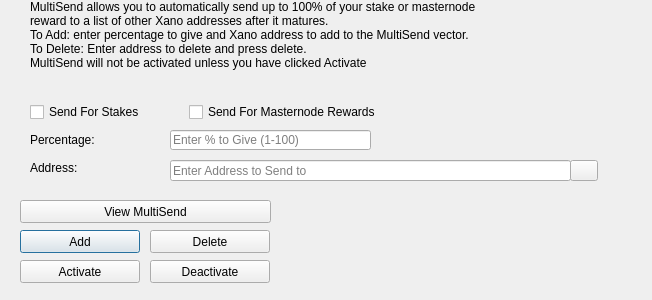
<?xml version="1.0" encoding="UTF-8"?>
<ui version="4.0">
 <class>MultiSendDialog</class>
 <widget class="QDialog" name="MultiSendDialog">
  <property name="windowModality">
   <enum>Qt::NonModal</enum>
  </property>
  <property name="geometry">
   <rect>
    <x>0</x>
    <y>0</y>
    <width>652</width>
    <height>300</height>
   </rect>
  </property>
  <property name="windowTitle">
   <string>MultiSend</string>
  </property>
  <widget class="QLineEdit" name="multiSendPercentEdit">
   <property name="geometry">
    <rect>
     <x>170</x>
     <y>130</y>
     <width>201</width>
     <height>20</height>
    </rect>
   </property>
   <property name="toolTip">
    <string>Enter whole numbers 1 - 100</string>
   </property>
   <property name="placeholderText">
    <string>Enter % to Give (1-100)</string>
   </property>
  </widget>
  <widget class="QLineEdit" name="multiSendAddressEdit">
   <property name="geometry">
    <rect>
     <x>170</x>
     <y>160</y>
     <width>401</width>
     <height>21</height>
    </rect>
   </property>
   <property name="toolTip">
    <string/>
   </property>
   <property name="placeholderText">
    <string>Enter Address to Send to</string>
   </property>
  </widget>
  <widget class="QLabel" name="label_2">
   <property name="geometry">
    <rect>
     <x>30</x>
     <y>0</y>
     <width>451</width>
     <height>121</height>
    </rect>
   </property>
   <property name="lineWidth">
    <number>1</number>
   </property>
   <property name="text">
    <string>MultiSend allows you to automatically send up to 100% of your stake or masternode reward to a list of other Xano addresses after it matures.
To Add: enter percentage to give and Xano address to add to the MultiSend vector.
To Delete: Enter address to delete and press delete.
MultiSend will not be activated unless you have clicked Activate</string>
   </property>
   <property name="alignment">
    <set>Qt::AlignLeading|Qt::AlignLeft|Qt::AlignTop</set>
   </property>
   <property name="wordWrap">
    <bool>true</bool>
   </property>
  </widget>
  <widget class="QLabel" name="message">
   <property name="geometry">
    <rect>
     <x>290</x>
     <y>200</y>
     <width>351</width>
     <height>91</height>
    </rect>
   </property>
   <property name="text">
    <string/>
   </property>
  </widget>
  <widget class="QPushButton" name="addButton">
   <property name="geometry">
    <rect>
     <x>20</x>
     <y>230</y>
     <width>120</width>
     <height>23</height>
    </rect>
   </property>
   <property name="toolTip">
    <string/>
   </property>
   <property name="statusTip">
    <string>Add to MultiSend Vector</string>
   </property>
   <property name="text">
    <string>Add</string>
   </property>
  </widget>
  <widget class="QPushButton" name="disableButton">
   <property name="geometry">
    <rect>
     <x>150</x>
     <y>260</y>
     <width>120</width>
     <height>23</height>
    </rect>
   </property>
   <property name="statusTip">
    <string>Deactivate MultiSend</string>
   </property>
   <property name="text">
    <string>Deactivate</string>
   </property>
  </widget>
  <widget class="QPushButton" name="addressBookButton">
   <property name="geometry">
    <rect>
     <x>570</x>
     <y>160</y>
     <width>28</width>
     <height>21</height>
    </rect>
   </property>
   <property name="toolTip">
    <string>Choose an address from the address book</string>
   </property>
   <property name="text">
    <string/>
   </property>
   <property name="icon">
    <iconset resource="../Xano.qrc">
     <normaloff>:/icons/address-book</normaloff>:/icons/address-book</iconset>
   </property>
   <property name="shortcut">
    <string>Alt+A</string>
   </property>
   <property name="autoDefault">
    <bool>false</bool>
   </property>
  </widget>
  <widget class="QLabel" name="label">
   <property name="geometry">
    <rect>
     <x>30</x>
     <y>130</y>
     <width>121</width>
     <height>20</height>
    </rect>
   </property>
   <property name="toolTip">
    <string>Percentage of stake to send</string>
   </property>
   <property name="text">
    <string>Percentage:</string>
   </property>
  </widget>
  <widget class="QLabel" name="label_5">
   <property name="geometry">
    <rect>
     <x>30</x>
     <y>160</y>
     <width>111</width>
     <height>16</height>
    </rect>
   </property>
   <property name="toolTip">
    <string>Address to send portion of stake to</string>
   </property>
   <property name="text">
    <string>Address:</string>
   </property>
  </widget>
  <widget class="QPushButton" name="deleteButton">
   <property name="geometry">
    <rect>
     <x>150</x>
     <y>230</y>
     <width>120</width>
     <height>23</height>
    </rect>
   </property>
   <property name="toolTip">
    <string/>
   </property>
   <property name="statusTip">
    <string>Delete Address From MultiSend Vector</string>
   </property>
   <property name="text">
    <string>Delete</string>
   </property>
  </widget>
  <widget class="QPushButton" name="activateButton">
   <property name="geometry">
    <rect>
     <x>20</x>
     <y>260</y>
     <width>120</width>
     <height>23</height>
    </rect>
   </property>
   <property name="statusTip">
    <string>Activate MultiSend</string>
   </property>
   <property name="text">
    <string>Activate</string>
   </property>
  </widget>
  <widget class="QPushButton" name="viewButton">
   <property name="geometry">
    <rect>
     <x>20</x>
     <y>200</y>
     <width>251</width>
     <height>23</height>
    </rect>
   </property>
   <property name="toolTip">
    <string/>
   </property>
   <property name="statusTip">
    <string>View MultiSend Vector</string>
   </property>
   <property name="text">
    <string>View MultiSend</string>
   </property>
  </widget>
  <widget class="QWidget" name="horizontalLayoutWidget">
   <property name="geometry">
    <rect>
     <x>30</x>
     <y>100</y>
     <width>351</width>
     <height>24</height>
    </rect>
   </property>
   <layout class="QHBoxLayout" name="horizontalLayout">
    <item>
     <widget class="QCheckBox" name="multiSendStakeCheckBox">
      <property name="text">
       <string>Send For Stakes</string>
      </property>
     </widget>
    </item>
    <item>
     <widget class="QCheckBox" name="multiSendMasternodeCheckBox">
      <property name="text">
       <string>Send For Masternode Rewards</string>
      </property>
     </widget>
    </item>
   </layout>
  </widget>
 </widget>
 <resources>
  <include location="../Xano.qrc"/>
 </resources>
 <connections/>
</ui>
